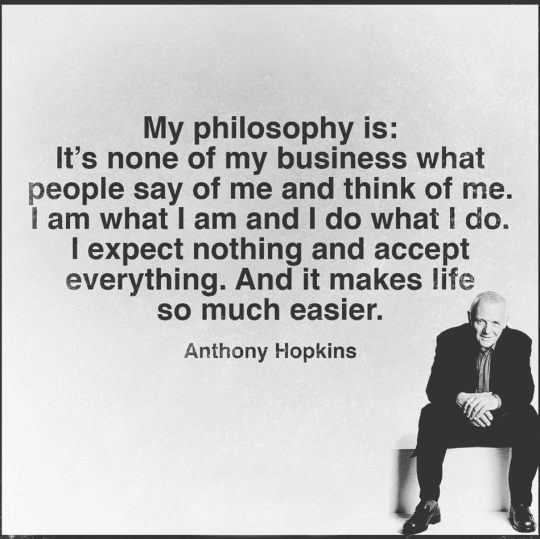
#> input picture images/image_2.jpg, 1080 x 1077 px (shown at 1/2 size)
$ python opencv_3.py
#> lines starting #> are read from the running program, lines starting #| are printed output that depends on the picture
import numpy as np
from cv2 import cv2

img = cv2.imread("images/image_2.jpg", cv2.IMREAD_COLOR)
#> img is the input picture: shape (1077, 1080, 3); min 17, max 255, mean 197.6

# drawing a line
cv2.line(img, (100, 150), (150, 350), (255, 255, 255), 30)

# drawing a rectangle
cv2.rectangle(img, (500, 250), (1000, 500), (0, 155, 255), 15)

# drawing a circle
cv2.circle(img, (447, 63), 63, (0, 255, 0), -1)

# drawing a polygon
pts = np.array([[100, 50], [200, 300], [700, 200], [500, 100]], np.int32)
pts = pts.reshape((-1, 1, 2))
cv2.polylines(img, [pts], True, (0, 255, 255), 3)

# writing some text on image
font = cv2.FONT_HERSHEY_SIMPLEX
cv2.putText(img, "OpenCV Hack", (10, 500), font, 2, (100, 155, 155), 3, cv2.LINE_AA)
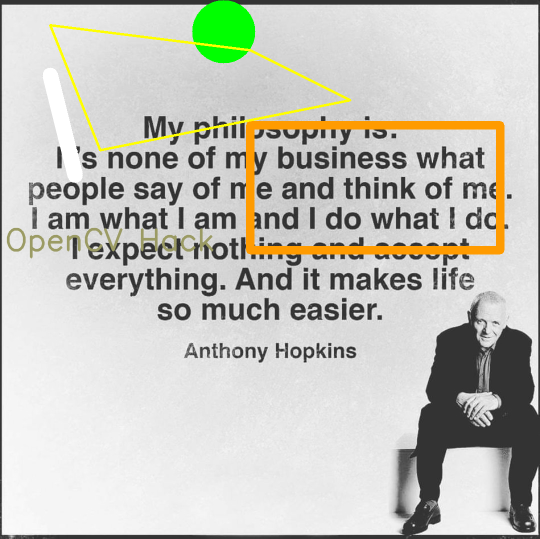
#> img: shape (1077, 1080, 3) (shown at 1/2 size); mean B, G, R 190.4, 198.2, 197.7

# displaying the image
cv2.imshow("image", img)

cv2.waitKey(0)
cv2.destroyAllWindows()

$ run again, with images/image_1.jpg copied over images/image_2.jpg
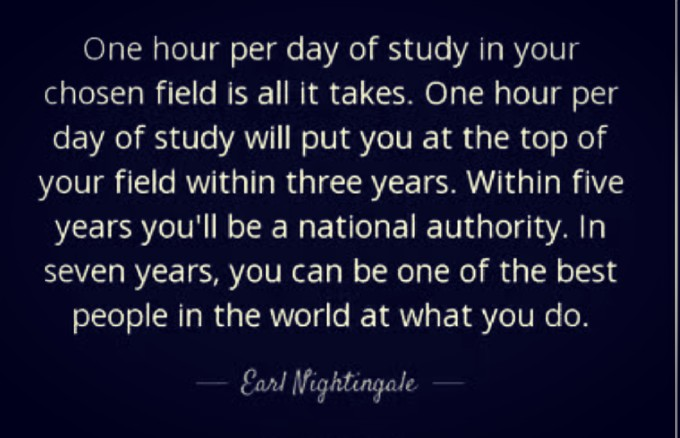
#> input picture images/image_1.jpg, 680 x 438 px
#> img is the input picture: shape (438, 680, 3); mean B, G, R 48.9, 23.5, 23.4
#> `cv2.polylines(img, [pts], True, (0, 255, 255), 3)`:
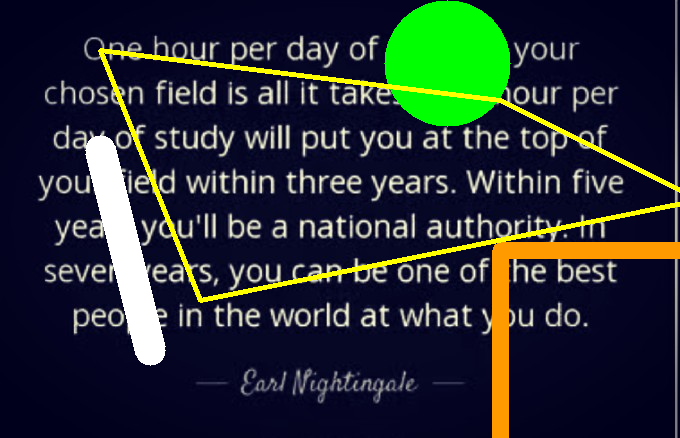
#> img: shape (438, 680, 3); mean B, G, R 49.5, 46, 37.8

$ run again, with images/image_3.jpg copied over images/image_2.jpg
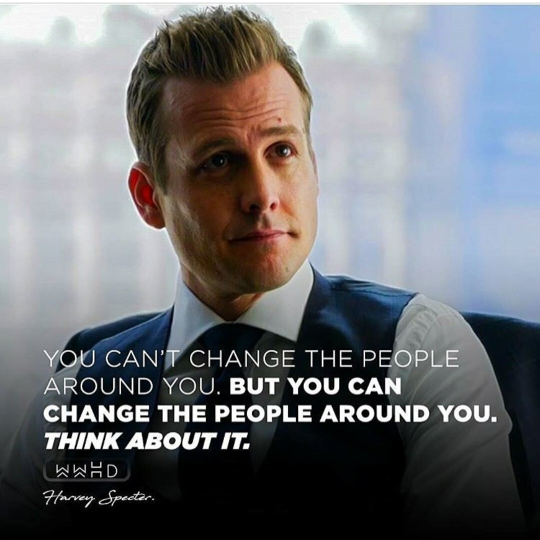
#> input picture images/image_3.jpg, 1080 x 1080 px (shown at 1/2 size)
#> img is the input picture: shape (1080, 1080, 3); mean B, G, R 118.7, 114.9, 113.4
#> `cv2.putText(img, "OpenCV Hack", (10, 500), font, 2, (100, 155, 155), 3..`:
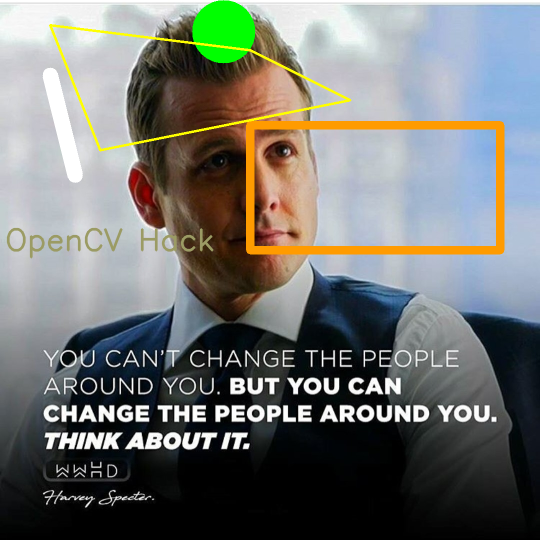
#> img: shape (1080, 1080, 3) (shown at 1/2 size); mean B, G, R 113.7, 117.7, 115.6
